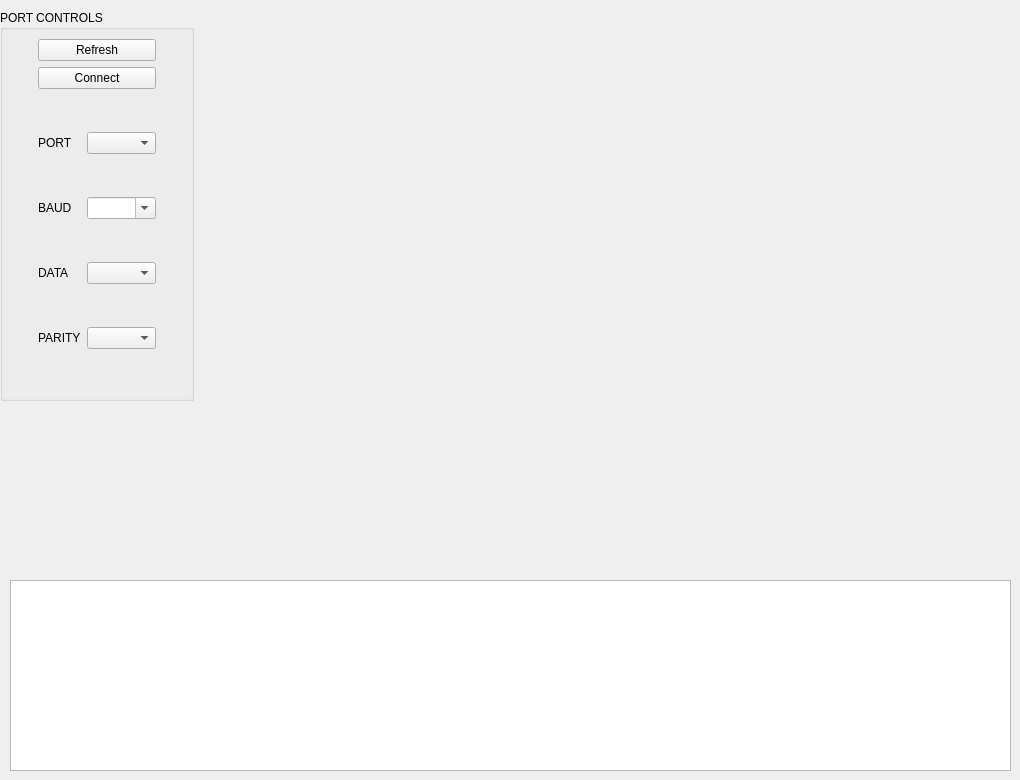
         <widget class="QWidget" name="tab_13">
          <attribute name="title">
           <string>Serial Port</string>
          </attribute>
          <widget class="QTextEdit" name="textEdit_4">
           <property name="geometry">
            <rect>
             <x>10</x>
             <y>580</y>
             <width>1001</width>
             <height>191</height>
            </rect>
           </property>
           <property name="maximumSize">
            <size>
             <width>1011</width>
             <height>221</height>
            </size>
           </property>
          </widget>
          <widget class="QGroupBox" name="PortControlsBox">
           <property name="geometry">
            <rect>
             <x>0</x>
             <y>10</y>
             <width>194</width>
             <height>391</height>
            </rect>
           </property>
           <property name="title">
            <string>PORT CONTROLS</string>
           </property>
           <property name="flat">
            <bool>false</bool>
           </property>
           <property name="checkable">
            <bool>false</bool>
           </property>
           <layout class="QGridLayout" name="gridLayout">
            <item row="2" column="0">
             <layout class="QVBoxLayout" name="verticalLayout_3">
              <property name="bottomMargin">
               <number>0</number>
              </property>
              <item>
               <layout class="QHBoxLayout" name="horizontalLayout">
                <item>
                 <widget class="QLabel" name="labelPort">
                  <property name="maximumSize">
                   <size>
                    <width>50</width>
                    <height>16777215</height>
                   </size>
                  </property>
                  <property name="text">
                   <string>PORT</string>
                  </property>
                 </widget>
                </item>
                <item>
                 <widget class="QComboBox" name="comboPort">
                  <property name="sizePolicy">
                   <sizepolicy hsizetype="Fixed" vsizetype="Fixed">
                    <horstretch>0</horstretch>
                    <verstretch>0</verstretch>
                   </sizepolicy>
                  </property>
                  <property name="minimumSize">
                   <size>
                    <width>69</width>
                    <height>0</height>
                   </size>
                  </property>
                  <property name="maximumSize">
                   <size>
                    <width>69</width>
                    <height>16777215</height>
                   </size>
                  </property>
                 </widget>
                </item>
               </layout>
              </item>
              <item>
               <layout class="QHBoxLayout" name="horizontalLayout_2">
                <item>
                 <widget class="QLabel" name="labelBaud">
                  <property name="maximumSize">
                   <size>
                    <width>50</width>
                    <height>16777215</height>
                   </size>
                  </property>
                  <property name="text">
                   <string>BAUD</string>
                  </property>
                 </widget>
                </item>
                <item>
                 <widget class="QComboBox" name="comboBaud">
                  <property name="sizePolicy">
                   <sizepolicy hsizetype="Fixed" vsizetype="Fixed">
                    <horstretch>0</horstretch>
                    <verstretch>0</verstretch>
                   </sizepolicy>
                  </property>
                  <property name="minimumSize">
                   <size>
                    <width>69</width>
                    <height>0</height>
                   </size>
                  </property>
                  <property name="maximumSize">
                   <size>
                    <width>69</width>
                    <height>16777215</height>
                   </size>
                  </property>
                  <property name="editable">
                   <bool>true</bool>
                  </property>
                 </widget>
                </item>
               </layout>
              </item>
              <item>
               <layout class="QHBoxLayout" name="horizontalLayout_3">
                <item>
                 <widget class="QLabel" name="labelData">
                  <property name="maximumSize">
                   <size>
                    <width>50</width>
                    <height>16777215</height>
                   </size>
                  </property>
                  <property name="text">
                   <string>DATA</string>
                  </property>
                 </widget>
                </item>
                <item>
                 <widget class="QComboBox" name="comboData">
                  <property name="sizePolicy">
                   <sizepolicy hsizetype="Fixed" vsizetype="Fixed">
                    <horstretch>0</horstretch>
                    <verstretch>0</verstretch>
                   </sizepolicy>
                  </property>
                  <property name="minimumSize">
                   <size>
                    <width>69</width>
                    <height>0</height>
                   </size>
                  </property>
                  <property name="maximumSize">
                   <size>
                    <width>69</width>
                    <height>16777215</height>
                   </size>
                  </property>
                 </widget>
                </item>
               </layout>
              </item>
              <item>
               <layout class="QHBoxLayout" name="horizontalLayout_4">
                <item>
                 <widget class="QLabel" name="labelParity">
                  <property name="maximumSize">
                   <size>
                    <width>50</width>
                    <height>16777215</height>
                   </size>
                  </property>
                  <property name="text">
                   <string>PARITY</string>
                  </property>
                 </widget>
                </item>
                <item>
                 <widget class="QComboBox" name="comboParity">
                  <property name="sizePolicy">
                   <sizepolicy hsizetype="Fixed" vsizetype="Fixed">
                    <horstretch>0</horstretch>
                    <verstretch>0</verstretch>
                   </sizepolicy>
                  </property>
                  <property name="minimumSize">
                   <size>
                    <width>69</width>
                    <height>0</height>
                   </size>
                  </property>
                  <property name="maximumSize">
                   <size>
                    <width>69</width>
                    <height>16777215</height>
                   </size>
                  </property>
                 </widget>
                </item>
               </layout>
              </item>
              <item>
               <layout class="QHBoxLayout" name="horizontalLayout_5"/>
              </item>
             </layout>
            </item>
            <item row="0" column="0">
             <widget class="QPushButton" name="resfreshbtn">
              <property name="text">
               <string>Refresh</string>
              </property>
             </widget>
            </item>
            <item row="1" column="0">
             <widget class="QPushButton" name="btn_serial_connect">
              <property name="text">
               <string>Connect</string>
              </property>
             </widget>
            </item>
           </layout>
          </widget>
         </widget>
